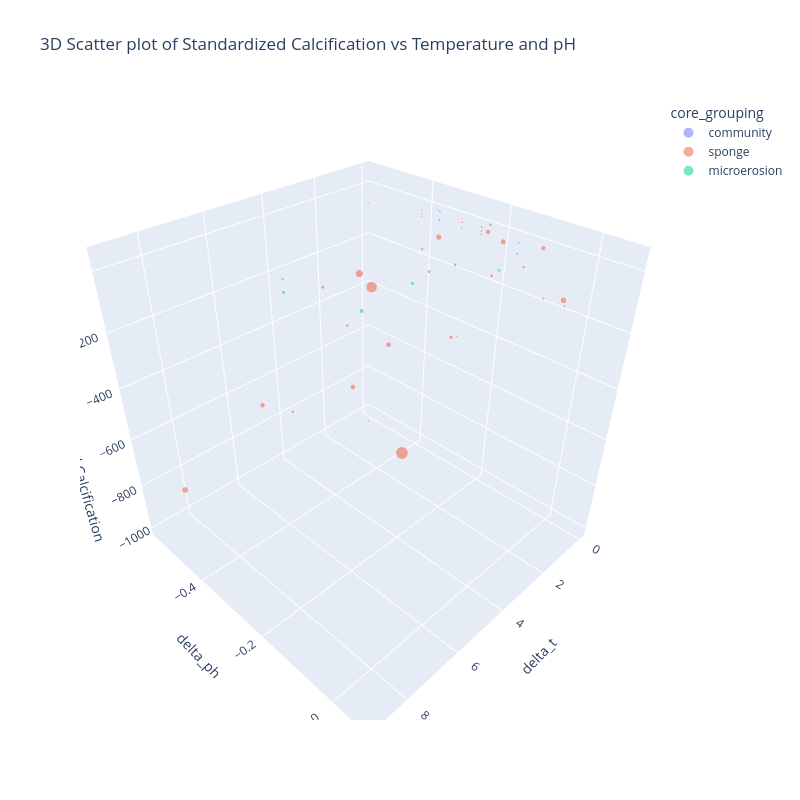

Write notebook code for a chart like this one.
### Code cell
### relative calcification as function of DELTA(temperature) and DELTA(pH), in 3D

working_effects_df[f"{effect_type}_var"] = pd.to_numeric(
    working_effects_df[f"{effect_type}_var"], errors="coerce"
)

working_effects_df.loc[:, "points_weights"] = np.sqrt(
    pd.to_numeric(working_effects_df["st_relative_calcification_var"], errors="coerce")
)
px.scatter_3d(
    working_effects_df,
    x="delta_t",
    y="delta_ph",
    z="st_relative_calcification",
    color="core_grouping",
    title="3D Scatter plot of Standardized Calcification vs Temperature and pH",
    labels={
        "temp": "Temperature",
        "phtot": "pH",
        "st_relative_calcification": "Relative standardized Calcification",
    },
    hover_name="species_types",
    opacity=0.5,
    size="points_weights",
    width=800,
    height=800,
)

### Figure 1 — Plotly figure (JSON) as saved in the notebook; plotly's stock layout.template omitted (floating-point values rounded to 4 significant figures)
{"data": [{"hovertemplate": "<b>%{hovertext}</b><br><br>core_grouping=community<br>delta_t=%{x}<br>delta_ph=%{y}<br>Relative standardized Calcification=%{z}<br>points_weights=%{marker.size}<extra></extra>", "hovertext": ["rubble", "rubble", "rubble Porites", "rubble Porites", "rubble Orbicella", "rubble Orbicella"], "legendgroup": "community", "marker": {"color": "#636efa", "opacity": 0.5, "size": [4.929, 6.415, 12.57, 13.94, 10.53, 10.19], "sizemode": "area", "sizeref": 0.8478, "symbol": "circle"}, "mode": "markers", "name": "community", "scene": "scene", "showlegend": true, "type": "scatter3d", "x": [0.1, 0, 0, 0, 0, 0], "y": [-0.3608, -0.5703, -0.16, -0.36, -0.36, -0.16], "z": [0, -66.67, -61.45, -38.55, -7.979, -24.47]}, {"hovertemplate": "<b>%{hovertext}</b><br><br>core_grouping=sponge<br>delta_t=%{x}<br>delta_ph=%{y}<br>Relative standardized Calcification=%{z}<br>points_weights=%{marker.size}<extra></extra>", "hovertext": ["Cliona orientalis", "Cliona orientalis", "Cliona orientalis", "Cliona orientalis", "Cliona orientalis", "Cliona orientalis", "Cliona varians", "Cliona varians", "Cliona varians", "Cliona varians", "Cliona varians", "Cliona varians", "Cliona varians", "Cliona delitrix", "Cliona delitrix", "Cliona orientalis", "Cliona orientalis", "Cliona orientalis", "Cliona orientalis", "Cliona orientalis", "Cliona orientalis", "Cliona orientalis", "Cliona orientalis", "Cliona orientalis", "Cliona orientalis", "Cliona orientalis", "Cliona orientalis", "Cliona orientalis", "Cliona carribeae", "Cliona carribeae", "Cliona carribeae", "Cliona carribeae", "Cliona carribeae", "Cliona carribeae", "Cliona carribeae", "Cliona carribeae", "Cliona carribeae", "Cliona varians", "Cliona varians", "Pione lampa", "Pione lampa", "Pione lampa", "Pione lampa", "Pione lampa"], "legendgroup": "sponge", "marker": {"color": "#EF553B", "opacity": 0.5, "size": [19.47, 13.8, 17.94, 16.92, 27.78, 20.74, 72.82, 128.6, 339.1, 83.48, 272.3, 8.695, 10.01, 10.1, 8.686, 2.797, 4.183, 22.58, 60.18, 14.05, 28.94, 59.89, 6.377, 18.31, 54.23, 9.358, 18.34, 82.04, 5.465, 5.139, 7.368, 1.724, 5.224, 7.416, 7.187, 6.002, 5.78, 2.48, 1.748, 3.762, 3.09, 52.47, 62.52, 52.06], "sizemode": "area", "sizeref": 0.8478, "symbol": "circle"}, "mode": "markers", "name": "sponge", "scene": "scene", "showlegend": true, "type": "scatter3d", "x": [0, 3.05, 2.85, 1.4, 4.7, 2.9, -0.01, 0.85, 1.02, 0.9, -0.01, 0.01, 0.01, 0.01, 0.01, 0, 0, 0.3, 0.3, 2.1, 2.7, 2.7, 6, 6.1, 6.1, 9.1, 9.1, 9.1, -3.553e-15, -3.553e-15, -3.553e-15, -3.553e-15, -3.553e-15, -3.553e-15, -3.553e-15, -3.553e-15, -3.553e-15, 0, 0, 0, 0, 0, 0, 0], "y": [-0.23, 0.03771, -0.2318, -0.08, -0.36, -0.21, -0.36, -0.54, -0.38, -0.01, -0.56, -0.25, -0.25, -0.25, -0.25, -0.175, -0.525, -0.2, -0.48, 0.04, -0.16, -0.43, 0.03, -0.19, -0.45, 0.07, -0.08, -0.44, -0.41, -0.1, -0.41, -0.1, -0.3, -0.3, -0.3, -0.41, -0.1, -0.22, -0.32, -0.22, -0.32, -0.234, -0.196, -0.104], "z": [2.941, 20.59, 17.65, -13.0, -104.5, -40.81, -100, -300, -1000, -100, -400, -13.82, -38.21, -27.5, -13.75, -16.85, -61.35, -146.7, -593.3, -40.0, -240.0, -626.7, 40.0, -66.67, -533.3, 13.33, -86.67, -686.7, -37.45, -15.64, -47.33, 15.64, -7.407, -20.99, -39.51, -23.87, -16.87, -50.36, -24.09, -76.68, -68.61, -23.19, -38.41, -15.38]}, {"hovertemplate": "<b>%{hovertext}</b><br><br>core_grouping=microerosion<br>delta_t=%{x}<br>delta_ph=%{y}<br>Relative standardized Calcification=%{z}<br>points_weights=%{marker.size}<extra></extra>", "hovertext": ["coral skeleton: Isopora cuneata", "coral skeleton: Porites cylindrica", "coral skeleton: Porites cylindrica", "coral skeleton: Isopora cuneata", "rubble", "rubble", "rubble"], "legendgroup": "microerosion", "marker": {"color": "#00cc96", "opacity": 0.5, "size": [17.85, 17.65, 25.17, 15.77, 30.05, 22.46, 44.15], "sizemode": "area", "sizeref": 0.8478, "symbol": "circle"}, "mode": "markers", "name": "microerosion", "scene": "scene", "showlegend": true, "type": "scatter3d", "x": [5.8, 2.2, 5.8, 2.2, 2.4, 1, 3.4], "y": [-0.38, -0.19, -0.38, -0.19, -0.28, -0.15, -0.35], "z": [-46.27, -35.83, -89.11, -32.46, -136.6, -75.3, -234.1]}], "layout": {"height": 800, "legend": {"itemsizing": "constant", "title": {"text": "core_grouping"}, "tracegroupgap": 0}, "scene": {"domain": {"x": [0, 1], "y": [0, 1]}, "xaxis": {"title": {"text": "delta_t"}}, "yaxis": {"title": {"text": "delta_ph"}}, "zaxis": {"title": {"text": "Relative standardized Calcification"}}}, "title": {"text": "3D Scatter plot of Standardized Calcification vs Temperature and pH"}, "width": 800}}
